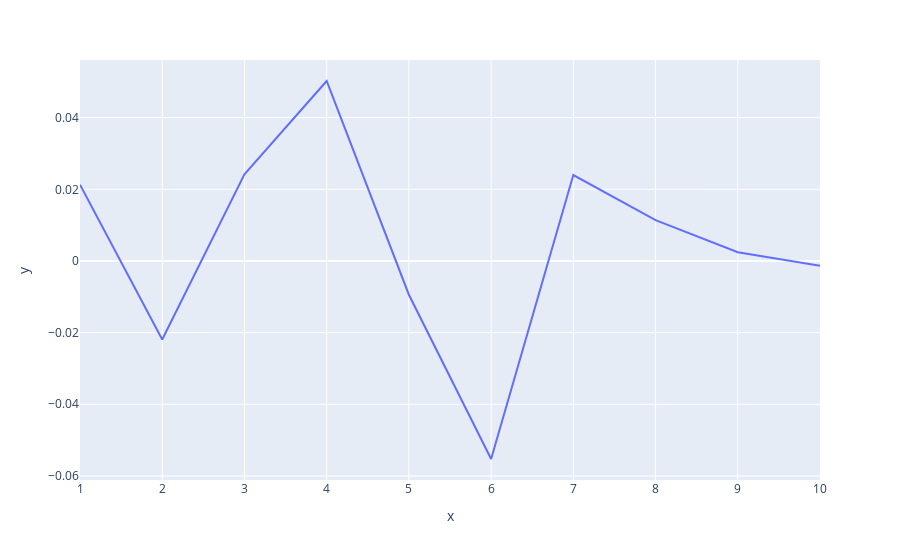

Notebook code cell kept with this figure:
### Code cell
# pd.plotting.autocorrelation_plot(daily_returns['Adj Close'])
lags = []
auto_corrs = []
for i in range(10):
    lags.append(i+1)
    auto_corr = pd.Series(daily_returns['Adj Close']).autocorr(lag = i+1)
    auto_corrs.append(auto_corr)
print(np.mean(auto_corrs))
fig = px.line(x = lags,y = auto_corrs)
fig.show()

### Figure 1 — Plotly figure (JSON) as saved in the notebook; plotly's stock layout.template omitted (floating-point values rounded to 4 significant figures)
{"data": [{"hoverlabel": {"namelength": 0}, "hovertemplate": "x=%{x}<br>y=%{y}", "legendgroup": "", "line": {"color": "#636efa", "dash": "solid"}, "mode": "lines", "name": "", "showlegend": false, "type": "scatter", "x": [1, 2, 3, 4, 5, 6, 7, 8, 9, 10], "xaxis": "x", "y": [0.0213, -0.02194, 0.02419, 0.05023, -0.009425, -0.05527, 0.02399, 0.01141, 0.002451, -0.001369], "yaxis": "y"}], "layout": {"legend": {"tracegroupgap": 0}, "margin": {"t": 60}, "xaxis": {"anchor": "y", "domain": [0, 1], "title": {"text": "x"}}, "yaxis": {"anchor": "x", "domain": [0, 1], "title": {"text": "y"}}}}
